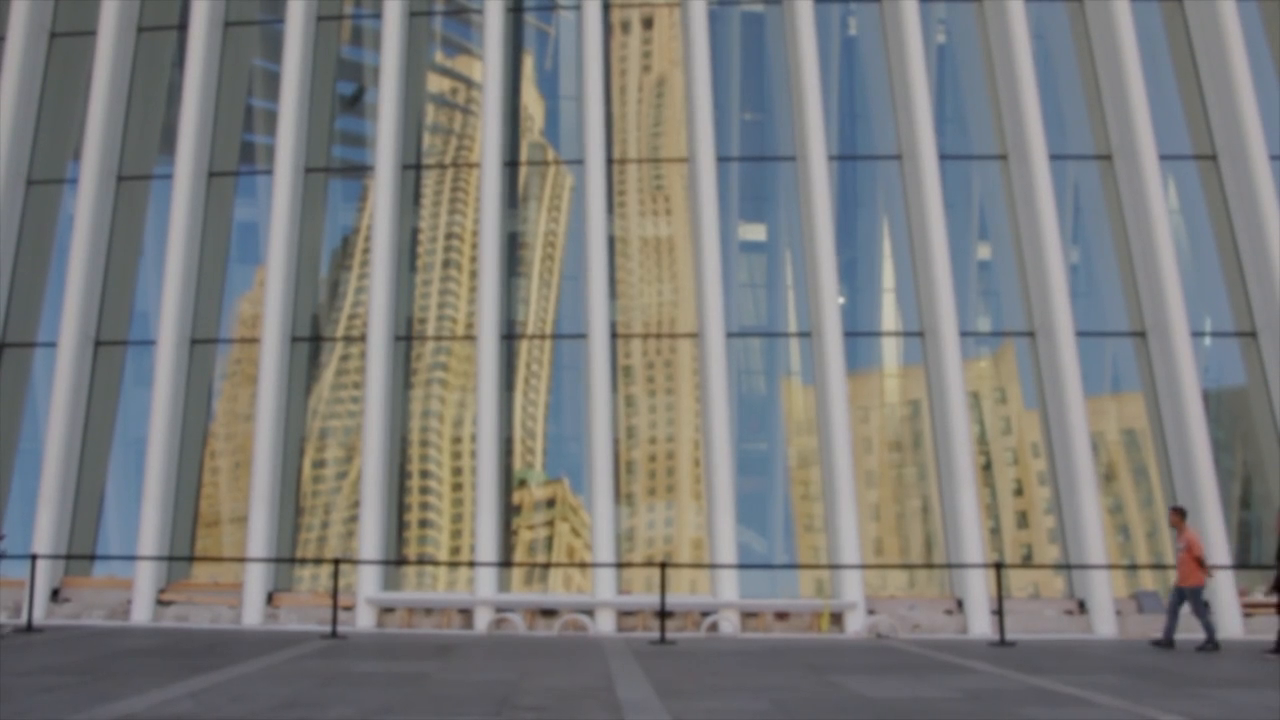
#> input picture frame 36 of city.mp4, 1280 x 720 px
$ python 'HOG model.py'
#> lines starting #> are read from the running program, lines starting #| are printed output that depends on the picture; after the words box and inside, x2 and y2 are one past the last pixel; in counts of white or black regions, pixels touching at a corner belong together
import time
import cv2
import numpy as np
from collections import defaultdict

total_human_count = 0
max_detection_delay = 30
real_object_height = 1  # The height of the fence in meters
object_height_in_pixels = 80  # The size of the fence in pixels
pixels_per_meter = object_height_in_pixels / real_object_height
cap = cv2.VideoCapture("city.mp4")
hog = cv2.HOGDescriptor()
hog.setSVMDetector(cv2.HOGDescriptor_getDefaultPeopleDetector())
people = {}
group_threshold = 10
groups = defaultdict(list)
persons_file = open("persons.txt", "w")
groups_file = open("groups.txt", "w")

while True:
    ret, frame = cap.read()
#> frame is the input picture: shape (720, 1280, 3); mean B, G, R 122.7, 123.7, 123.3
    if not ret:
        break

    frame = cv2.resize(frame, (680, 480))
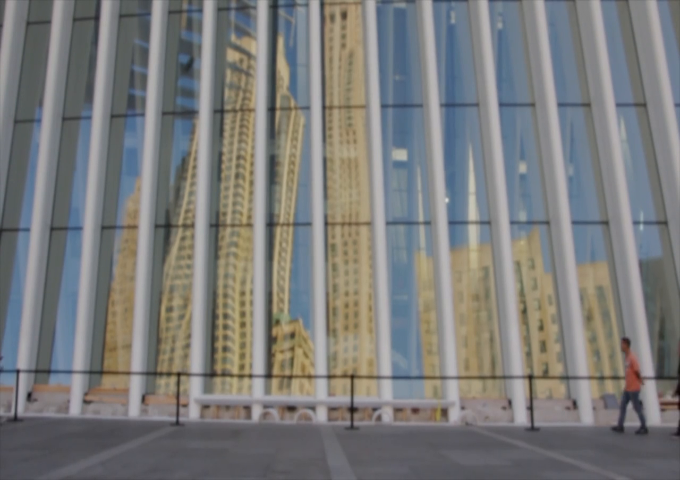
#> frame: shape (480, 680, 3); mean B, G, R 122.7, 123.6, 123.2
    gray = cv2.cvtColor(frame, cv2.COLOR_RGB2GRAY)
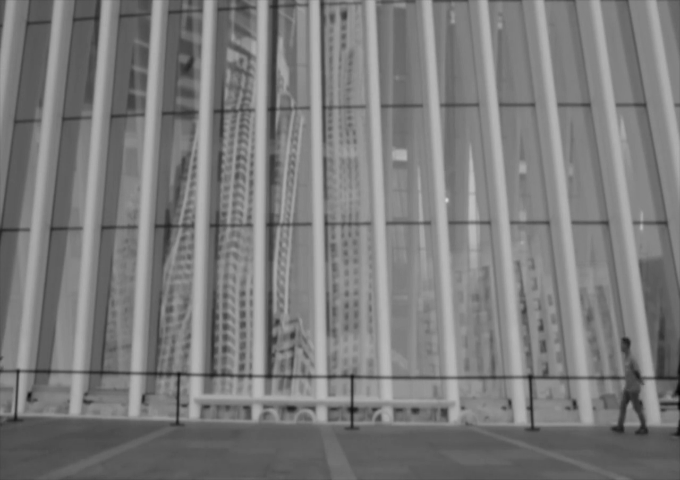
#> gray: shape (480, 680); min 3, max 215, mean 123.3
    boxes, weights = hog.detectMultiScale(frame, winStride=(8, 8))
#> boxes = [[592, 318, 69, 137]]; weights = [1.08]

    for person_id, (bbox, delay, last_position, last_timestamp) in list(people.items()):
        people[person_id] = (bbox, delay + 1, last_position, last_timestamp)

    for (x, y, w, h) in boxes:
        matched = False
        new_bbox = (x, y, x + w, y + h)

        for person_id, (bbox, delay, last_position, last_timestamp) in list(people.items()):
            if delay < max_detection_delay:
                intersect_area = max(0, min(new_bbox[2], bbox[2]) - max(new_bbox[0], bbox[0])) * max(0, min(new_bbox[3], bbox[3]) - max(new_bbox[1], bbox[1]))
                new_bbox_area = (new_bbox[2] - new_bbox[0]) * (new_bbox[3] - new_bbox[1])
                bbox_area = (bbox[2] - bbox[0]) * (bbox[3] - bbox[1])
                overlap = intersect_area / float(new_bbox_area + bbox_area - intersect_area)

                if overlap > 0.5:
                    matched = True
                    people[person_id] = (new_bbox, 0, (x + w/2, y + h/2), time.time())
                    break

        if not matched:
            total_human_count += 1
            people[total_human_count] = (new_bbox, 0, (x + w/2, y + h/2), time.time())
#> this loop made 1 pass
#> (x, y, w, h, new_bbox, total_human_count) on pass 1: (592, 318, 69, 137, (592, 318, 661, 455), 1)
#> after the loop, people = {1: ((592, 318, 661, 455), 0, (626.5, 386.5), 1.8e+09)}; total_human_count = 1

    # Defining groups
    for person_id, (bbox, delay, last_position, last_timestamp) in people.items():
        if delay < max_detection_delay:
            (x, y, x1, y1) = bbox
            person_center = (x + w/2, y + h/2)

            for group_id, group_members in groups.items():
                for member_id in group_members:
                    member_info = people.get(member_id, (None, None))
                    member_bbox = member_info[0]
                    if member_bbox is not None:
                        (member_x, member_y, member_x1, member_y1) = member_bbox
                        member_center = (member_x + (member_x1 - member_x) / 2, member_y + (member_y1 - member_y) / 2)
                        distance = np.linalg.norm(np.array(member_center) - np.array(person_center))
                        if distance < group_threshold:
                            group_members.append(person_id)
                            break
                else:
                    continue
                break
            else:
                groups[person_id] = [person_id]
#> this loop made 1 pass
#> (person_id, delay, last_timestamp, x, y, x1, y1, person_center) on pass 1: (1, 0, 1.8e+09, 592, 318, 661, 455, (626.5, 386.5))
#> after the loop, groups = {1: [1]}

    for person_id, (bbox, delay, last_position, last_timestamp) in people.items():
        if delay < max_detection_delay:
            (x, y, x1, y1) = bbox
            cv2.rectangle(frame, (x, y), (x1, y1), (0, 255, 0), 2)
            cv2.putText(frame, f'Person {person_id}', (x, y - 10), cv2.FONT_HERSHEY_DUPLEX, 0.8, (0, 255, 0), 2)

            # Calculation of movement speed
            if last_position is not None:
                current_time = time.time()
                time_diff = current_time - last_timestamp
                if time_diff == 0:
                    speed = 0.0
                else:
                    distance = np.linalg.norm(np.array(last_position) - np.array((x + w/2, y + h/2)))
                    speed = distance / time_diff
                    speed = speed * 3.6 / 4
                if speed!=0:
                    cv2.putText(frame, f'Speed: {speed:.2f} km/h', (x, y - 70), cv2.FONT_HERSHEY_DUPLEX, 0.8, (0, 255, 0), 2)

                # Determining growth based on a large-scale relationship
                person_height_in_pixels = y1 - y
                person_height_in_meters = person_height_in_pixels / pixels_per_meter
                cv2.putText(frame, f'Height: {person_height_in_meters:.2f} meters', (x, y - 40), cv2.FONT_HERSHEY_DUPLEX, 0.8, (0, 255, 0), 2)
                persons_file.write(f'Person {person_id}: Speed={speed:.2f} km/h, Height={person_height_in_meters:.2f} meters, Total count: {total_human_count}\n')
#> this loop made 1 pass
#> (person_id, delay, last_position, last_timestamp, x, y, x1, y1) on pass 1: (1, 0, (626.5, 386.5), 1.8e+09, 592, 318, 661, 455)
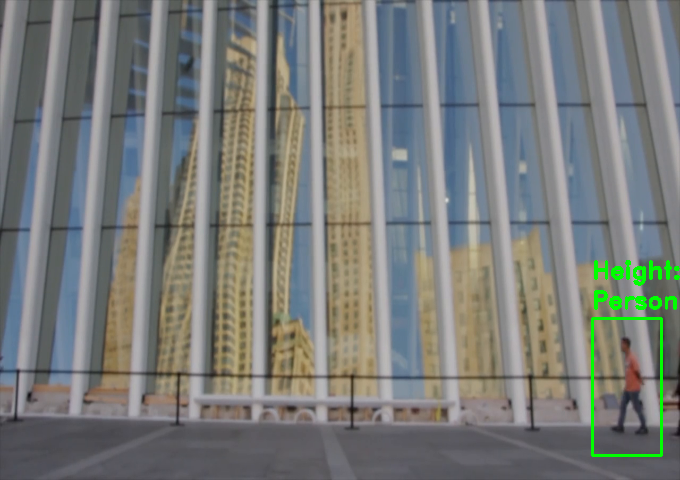
#> frame: shape (480, 680, 3); 0.85% of pixels changed, all inside (x1, y1, x2, y2) = (591, 260, 680, 457)

    # Counting groups
    group_sizes = [len(group_members) for group_members in groups.values()]
#> group_sizes = [1]
    group_2 = group_sizes.count(2)
#> group_2 = 0
    group_3 = group_sizes.count(3)
#> group_3 = 0
    group_4 = group_sizes.count(4)
#> group_4 = 0
    group_5 = group_sizes.count(5)
#> group_5 = 0
    groups_file.write(f'Group_2={group_2}, Group_3={group_3}, Group_4={group_4}, Group_5={group_5}\n')
    cv2.putText(frame, f'Count {total_human_count}', (40, 40), cv2.FONT_HERSHEY_DUPLEX, 0.8, (0, 255, 0), 2)
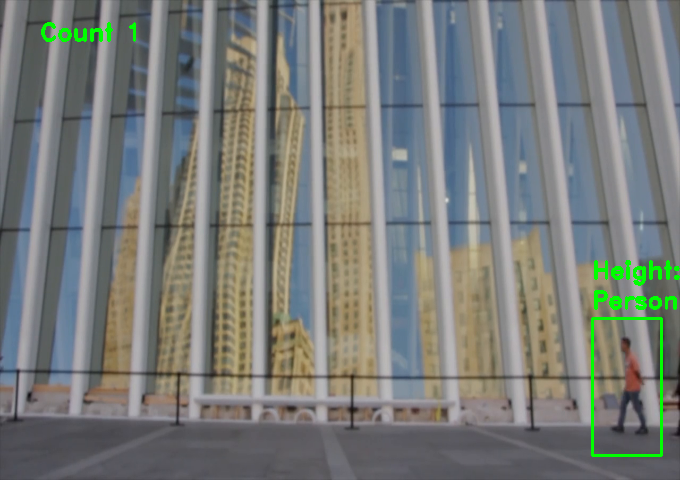
#> frame: shape (480, 680, 3); 0.2% of pixels changed, all inside (x1, y1, x2, y2) = (41, 22, 136, 42)
    cv2.imshow('frame', frame)

    if cv2.waitKey(1) & 0xFF == ord('q'):
#> (key q is pressed here)
        break

cap.release()
cv2.destroyAllWindows()
persons_file.close()
groups_file.close()

$ run again, starting later in the video
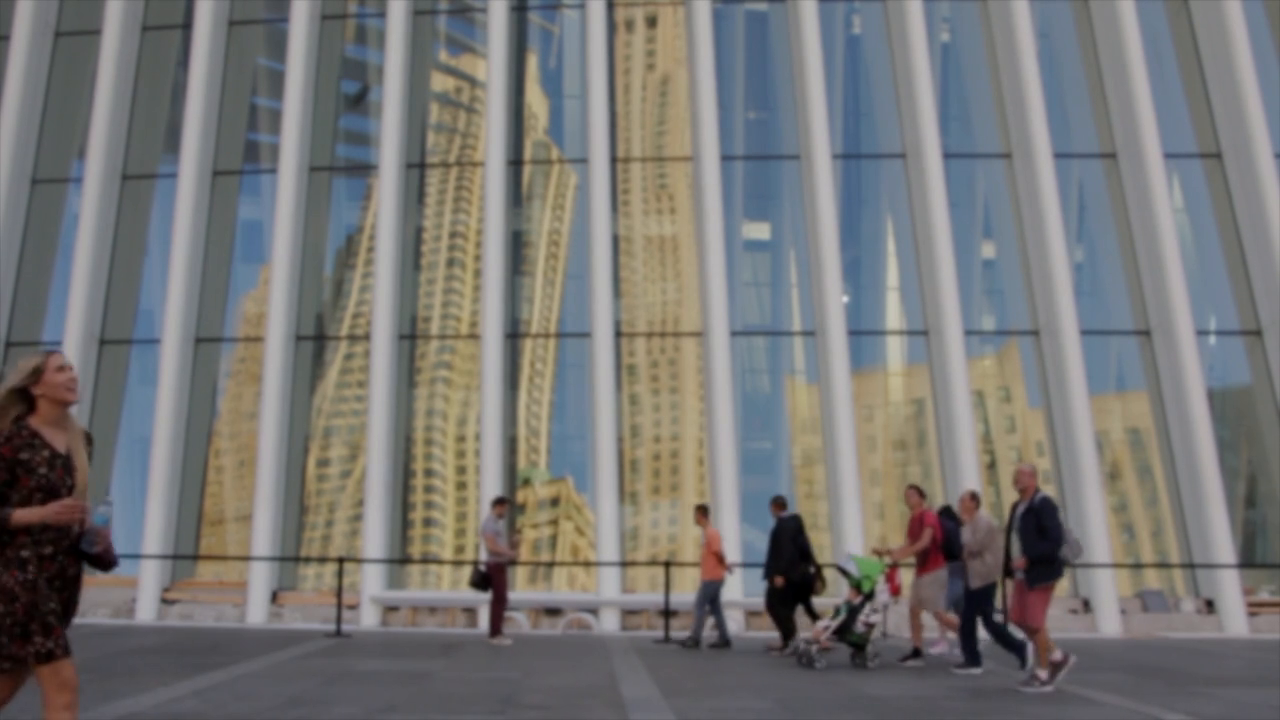
#> input picture frame 165 of city.mp4, 1280 x 720 px
#> frame is the input picture: shape (720, 1280, 3); mean B, G, R 116.4, 117.3, 118.1
#> boxes = [[381, 312, 73, 146], [338, 318, 68, 136], [461, 304, 81, 161], [508, 299, 85, 169]]; weights = [1.55, 1.06, 0.863, 1.18]
#> the loop `for (x, y, w, h) in boxes:` made 4 passes
#> (x, y, w, h, new_bbox) on passes 1 to 4: (381, 312, 73, 146, (381, 312, 454, 458)), (338, 318, 68, 136, (338, 318, 406, 454)), (461, 304, 81, 161, (461, 304, 542, 465)), (508, 299, 85, 169, (508, 299, 593, 468))
#> after the loop `for (x, y, w, h) in boxes:`: people = {1: ((381, 312, 454, 458), 0, (417.5, 385), 1.8e+09), 2: ((338, 318, 406, 454), 0, (372, 386), 1.8e+09), 3: ((461, 304, 542, 465), 0, (501.5, 384.5), 1.8e+09), 4: ((508, 299, 593, 468), 0, (550.5, 383.5), 1.8e+09)}; total_human_count = 4
#> the loop `for person_id, (bbox, delay, last_position, last_timestamp) in people...` made 4 passes
#> (last_position, x, y, x1, y1, person_center) on passes 1 to 3: ((417.5, 385), 381, 312, 454, 458, (423.5, 396.5)), ((372, 386), 338, 318, 406, 454, (380.5, 402.5)), ((501.5, 384.5), 461, 304, 542, 465, (503.5, 388.5))
#> after the loop `for person_id, (bbox, delay, last_position, last_timestamp) in people...`: group_members = [3]; groups = {1: [1], 2: [2], 3: [3], 4: [4]}
#> the loop `for person_id, (bbox, delay, last_position, last_timestamp) in people...` made 4 passes
#> (last_position, x, y, x1, y1, time_diff, distance, speed) on passes 1 to 4: ((417.5, 385), 381, 312, 454, 458, 0.00119, 12.97, 9804.6), ((372, 386), 338, 318, 406, 454, 0.00148, 18.56, 11278.9), ((501.5, 384.5), 461, 304, 542, 465, 0.00176, 4.47, 2282.2), ((550.5, 383.5), 508, 299, 593, 468, 0.00206, 0, 0)
#> after the loop `for person_id, (bbox, delay, last_position, last_timestamp) in people...`:
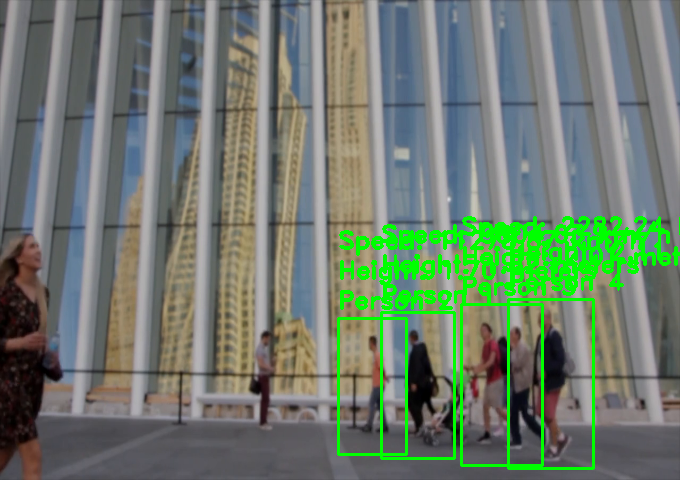
#> frame: shape (480, 680, 3); mean B, G, R 108.9, 124.5, 110.3
#> group_sizes = [1, 1, 1, 1]
#> group_2 = 0
#> `cv2.putText(frame, f'Count {total_human_count}', (40, 40), cv2.FONT_HE..`:
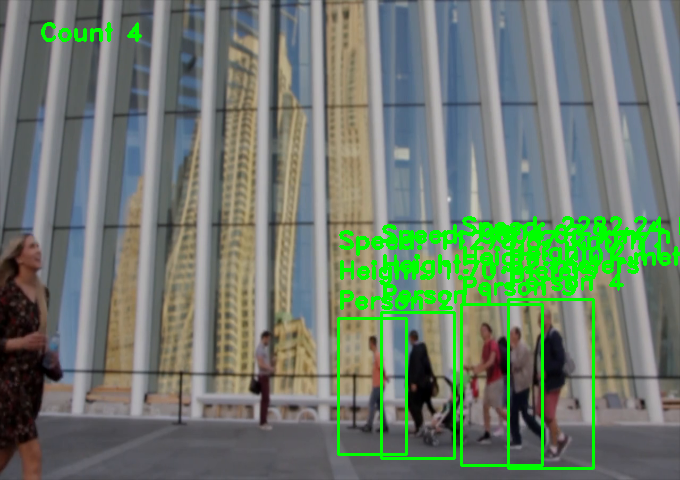
#> frame: shape (480, 680, 3); 0.23% of pixels changed, all inside (x1, y1, x2, y2) = (41, 22, 142, 42)

$ run again, starting later in the video
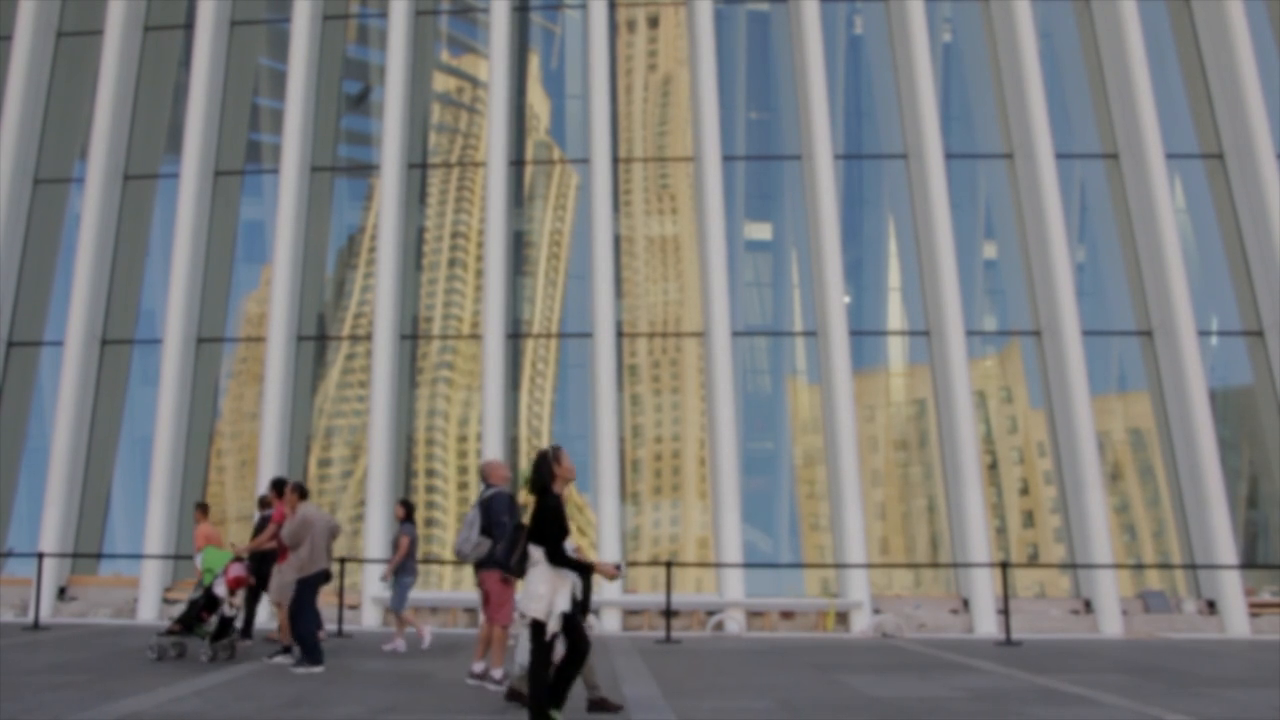
#> input picture frame 294 of city.mp4, 1280 x 720 px
#> frame is the input picture: shape (720, 1280, 3); mean B, G, R 122.7, 123.3, 123
#> boxes = [[122, 310, 77, 154]]; weights = [2.78]
#> the loop `for (x, y, w, h) in boxes:` made 1 pass
#> (x, y, w, h, new_bbox, total_human_count) on pass 1: (122, 310, 77, 154, (122, 310, 199, 464), 1)
#> after the loop `for (x, y, w, h) in boxes:`: people = {1: ((122, 310, 199, 464), 0, (160.5, 387), 1.8e+09)}; total_human_count = 1
#> the loop `for person_id, (bbox, delay, last_position, last_timestamp) in people...` made 1 pass
#> (person_id, delay, last_timestamp, x, y, x1, y1, person_center) on pass 1: (1, 0, 1.8e+09, 122, 310, 199, 464, (160.5, 387))
#> after the loop `for person_id, (bbox, delay, last_position, last_timestamp) in people...`: groups = {1: [1]}
#> the loop `for person_id, (bbox, delay, last_position, last_timestamp) in people...` made 1 pass
#> (person_id, delay, last_position, last_timestamp, x, y, x1, y1) on pass 1: (1, 0, (160.5, 387), 1.8e+09, 122, 310, 199, 464)
#> after the loop `for person_id, (bbox, delay, last_position, last_timestamp) in people...`:
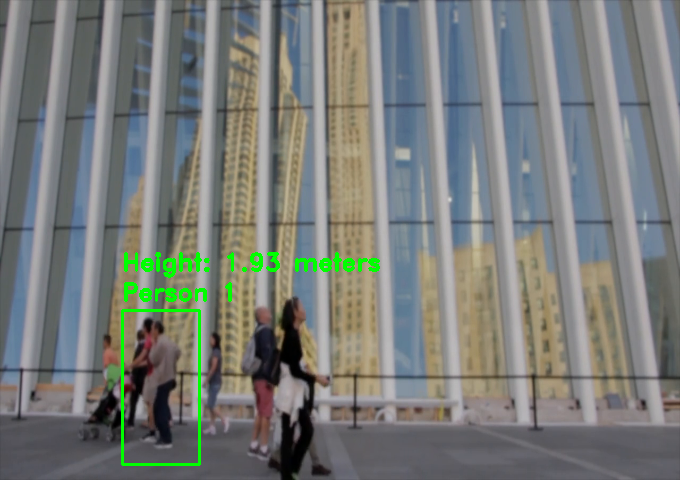
#> frame: shape (480, 680, 3); mean B, G, R 121.1, 124.8, 121.2
#> group_sizes = [1]
#> group_2 = 0
#> `cv2.putText(frame, f'Count {total_human_count}', (40, 40), cv2.FONT_HE..`:
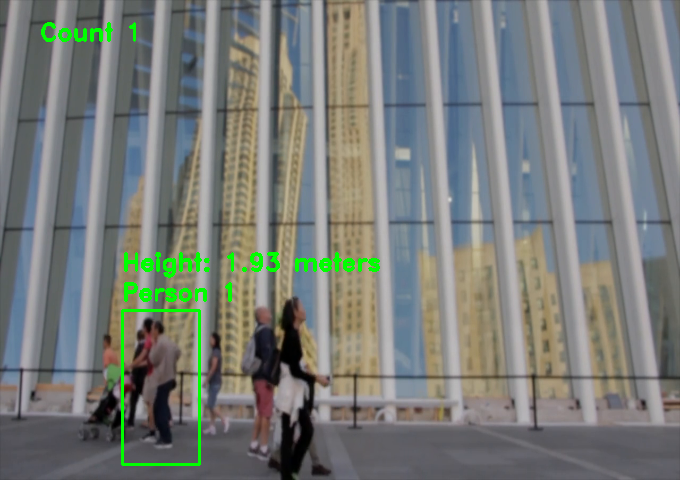
#> frame: shape (480, 680, 3); 0.2% of pixels changed, all inside (x1, y1, x2, y2) = (41, 22, 136, 42)
